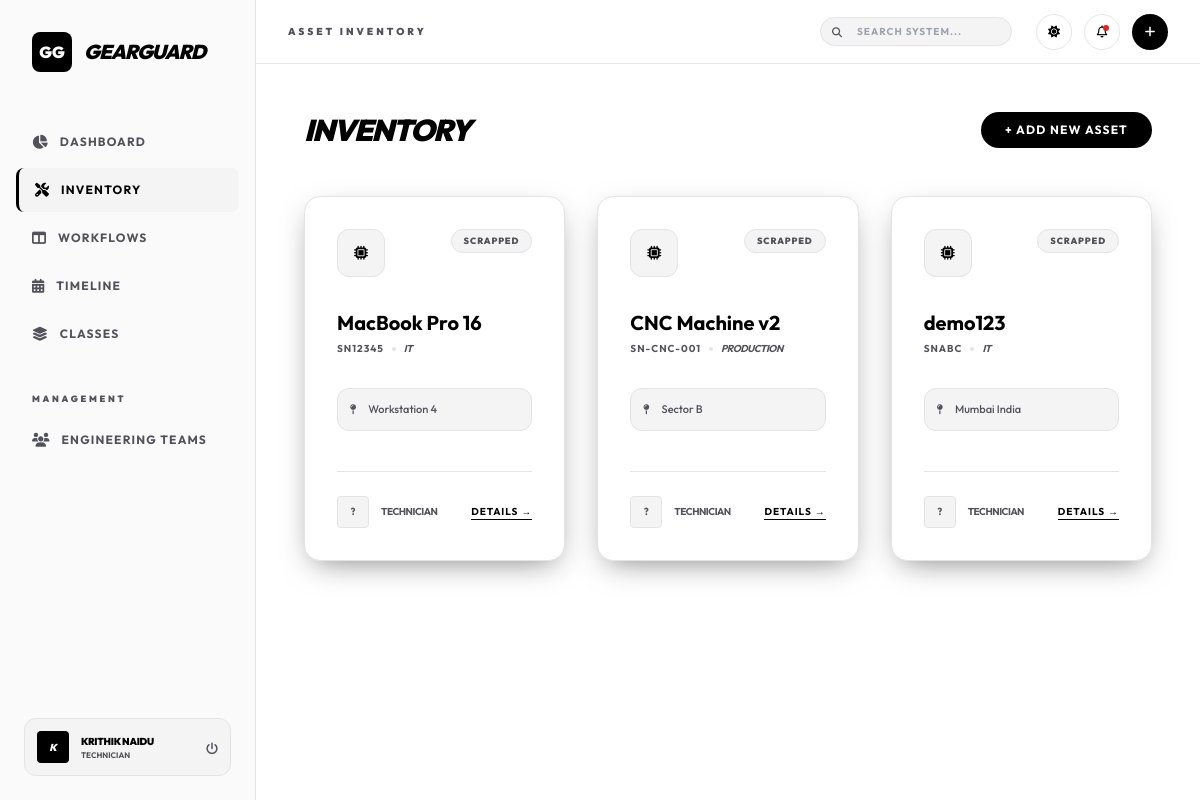
Page /equipment (signed in) on the committed database.
### app.py (models this page shows)
class User(UserMixin, db.Model):
    id = db.Column(db.Integer, primary_key=True)
    username = db.Column(db.String(100), unique=True, nullable=False)
    password = db.Column(db.String(200), nullable=False)
    name = db.Column(db.String(100), nullable=False)
    role = db.Column(db.String(50), default='Technician') # Manager, Technician, User
    avatar_url = db.Column(db.String(255))
    team_id = db.Column(db.Integer, db.ForeignKey('team.id'))

class Equipment(db.Model):
    id = db.Column(db.Integer, primary_key=True)
    name = db.Column(db.String(100), nullable=False)
    serial_number = db.Column(db.String(100), unique=True, nullable=False)
    department = db.Column(db.String(100))
    owner_name = db.Column(db.String(100)) # e.g., "Person name"
    location = db.Column(db.String(100))
    purchase_date = db.Column(db.DateTime, default=datetime.utcnow)
    warranty_info = db.Column(db.String(255))
    is_scrapped = db.Column(db.Boolean, default=False)
    team_id = db.Column(db.Integer, db.ForeignKey('team.id'))
    category_id = db.Column(db.Integer, db.ForeignKey('category.id'))
    default_technician_id = db.Column(db.Integer, db.ForeignKey('user.id'))
    requests = db.relationship('MaintenanceRequest', backref='equipment', lazy=True)

### app.py (the view)
@app.route('/equipment')
@login_required
def equipment_list():
    cat_id = request.args.get('category_id')
    search_query = request.args.get('q')
    query = Equipment.query
    if cat_id:
        query = query.filter_by(category_id=cat_id)
        current_cat = Category.query.get(cat_id)
    else:
        current_cat = None
    if search_query:
        query = query.filter(
            (Equipment.name.ilike(f'%{search_query}%')) |
            (Equipment.serial_number.ilike(f'%{search_query}%'))
        )
    equipments = query.all()
    categories = Category.query.all()
    return render_template('equipment_list.html', equipments=equipments, categories=categories, current_cat=current_cat, search_query=search_query)

### app.py (called while the page is built)
@login_manager.user_loader
def load_user(user_id):
    return User.query.get(int(user_id))

### templates/equipment_list.html (shortened to what this page needs)
{% extends 'base.html' %}
{% block title %}Asset Inventory{% endblock %}
{% block content %}
<div class="flex flex-col md:flex-row justify-between items-start md:items-center gap-4 mb-12">
    <div>
        <h3 class="text-3xl font-black tracking-tighter text-[var(--text-primary)] uppercase italic">Inventory</h3>
    </div>
    <a href="/equipment/new"
        class="bg-[var(--text-primary)] text-[var(--bg-pure)] px-6 py-2.5 rounded-full font-bold text-xs uppercase tracking-widest transition-all hover:opacity-90">
        + Add New Asset
    </a>
</div>
<div class="grid grid-cols-1 md:grid-cols-2 lg:grid-cols-3 gap-8">
    {% for eq in equipments %}
    <div class="glass-card rounded-2xl p-8 hover:bg-[var(--bg-alt)] transition-all group border-[var(--border-main)]">
        <div class="flex justify-between items-start mb-8">
            <div
                class="w-12 h-12 bg-[var(--bg-alt)] border border-[var(--border-main)] rounded-xl flex items-center justify-center group-hover:bg-[var(--text-primary)] group-hover:text-[var(--bg-pure)] transition-all">
                <i class="fas fa-microchip text-sm"></i>
            </div>
            {% if eq.is_scrapped %}
            <span
                class="text-[9px] font-black bg-[var(--bg-alt)] text-[var(--text-secondary)] px-3 py-1 rounded-full border border-[var(--border-main)] uppercase tracking-widest">Scrapped</span>
            {% else %}
            <span
                class="text-[9px] font-black bg-[var(--text-primary)] text-[var(--bg-pure)] px-3 py-1 rounded-full uppercase tracking-widest">Active</span>
            {% endif %}
        </div>
        <h4 class="text-xl font-bold mb-1 group-hover:tracking-tight transition-all text-[var(--text-primary)]">{{
            eq.name }}</h4>
        <div class="flex items-center gap-2 mb-8">
            <span class="text-[10px] font-bold text-[var(--text-secondary)] uppercase tracking-widest">{{
                eq.serial_number }}</span>
            <span class="w-1 h-1 bg-[var(--border-main)] rounded-full"></span>
            <span class="text-[10px] font-bold text-[var(--text-secondary)] uppercase tracking-tighter italic">{{
                eq.department
                }}</span>
        </div>
        <div class="flex items-center gap-3 mb-10 p-3 bg-[var(--bg-alt)] rounded-xl border border-[var(--border-main)]">
            <i class="fas fa-map-pin text-[10px] text-[var(--text-secondary)]"></i>
            <span class="text-[11px] font-medium text-[var(--text-secondary)] capitalize">{{ eq.location }}</span>
        </div>
        <div class="flex items-center justify-between pt-6 border-t border-[var(--border-main)]">
            <div class="flex items-center gap-3">
                <div class="w-8 h-8 rounded bg-[var(--bg-alt)] border border-[var(--border-main)] flex items-center justify-center text-[10px] font-bold text-[var(--text-secondary)] hover:text-[var(--text-primary)] hover:border-[var(--text-primary)] transition-all cursor-help"
                    title="{{ eq.assigned_to.name if eq.assigned_to else 'Unassigned' }}">
                    {{ eq.assigned_to.name[:1]|upper if eq.assigned_to else '?' }}
                </div>
                <span
                    class="text-[10px] font-bold text-[var(--text-secondary)] uppercase tracking-tighter">Technician</span>
            </div>
            <a href="/equipment/{{ eq.id }}"
                class="text-[10px] font-bold text-[var(--text-primary)] uppercase tracking-widest border-b border-[var(--text-primary)] border-opacity-0 hover:border-opacity-100 transition-all">
                Details →
            </a>
        </div>
    </div>
    {% endfor %}
</div>
{% endblock %}

### templates/base.html (shortened to what this page needs)
<!DOCTYPE html>
<html lang="en" class="h-full">
<head>
    <script src="https://cdn.tailwindcss.com"></script>
    <link rel="stylesheet" href="https://cdnjs.cloudflare.com/ajax/libs/font-awesome/6.4.0/css/all.min.css">
</head>
<body class="h-full">
    <div class="flex h-screen overflow-hidden">
        <aside class="w-64 flex flex-col">
            <div class="p-8">
                <div class="flex items-center gap-3">
                    <div
                        class="w-10 h-10 bg-[var(--logo-bg)] text-[var(--logo-text)] rounded-lg flex items-center justify-center font-black">
                        GG
                    </div>
                    <h1 class="text-xl font-black tracking-tighter uppercase italic">GearGuard</h1>
                </div>
            </div>
            <nav class="flex-1 px-4 space-y-1 mt-4">
                <a href="/"
                    class="sidebar-link {{ 'active' if request.endpoint == 'dashboard' }} flex items-center gap-3 px-4 py-3 rounded-lg">
                    <i class="fas fa-chart-pie text-sm"></i>
                    <span class="text-xs font-bold uppercase tracking-widest">Dashboard</span>
                </a>
                <a href="/equipment"
                    class="sidebar-link {{ 'active' if request.endpoint in ['equipment_list', 'equipment_detail', 'new_equipment'] }} flex items-center gap-3 px-4 py-3 rounded-lg">
                    <i class="fas fa-tools text-sm"></i>
                    <span class="text-xs font-bold uppercase tracking-widest">Inventory</span>
                </a>
                <a href="/kanban"
                    class="sidebar-link {{ 'active' if request.endpoint == 'kanban' }} flex items-center gap-3 px-4 py-3 rounded-lg">
                    <i class="fas fa-columns text-sm"></i>
                    <span class="text-xs font-bold uppercase tracking-widest">Workflows</span>
                </a>
                <a href="/calendar"
                    class="sidebar-link {{ 'active' if request.endpoint == 'calendar' }} flex items-center gap-3 px-4 py-3 rounded-lg">
                    <i class="fas fa-calendar-alt text-sm"></i>
                    <span class="text-xs font-bold uppercase tracking-widest">Timeline</span>
                </a>
                <a href="/categories"
                    class="sidebar-link {{ 'active' if request.endpoint == 'categories' }} flex items-center gap-3 px-4 py-3 rounded-lg">
                    <i class="fas fa-layer-group text-sm"></i>
                    <span class="text-xs font-bold uppercase tracking-widest">Classes</span>
                </a>
                <div class="pt-8 pb-2 px-4 uppercase text-[9px] font-black text-zinc-600 tracking-[0.3em]">Management
                </div>
                <a href="/teams"
                    class="sidebar-link {{ 'active' if request.endpoint in ['teams', 'manage_team'] }} flex items-center gap-3 px-4 py-3 rounded-lg">
                    <i class="fas fa-users text-sm"></i>
                    <span class="text-xs font-bold uppercase tracking-widest">Engineering Teams</span>
                </a>
            </nav>
            <div class="p-6">
                <div
                    class="flex items-center justify-between gap-3 p-3 bg-[var(--bg-alt)] rounded-xl border border-[var(--border-main)]">
                    <div class="flex items-center gap-3 overflow-hidden">
                        <div
                            class="w-8 h-8 rounded bg-[var(--logo-bg)] text-[var(--logo-text)] flex items-center justify-center text-[10px] font-black italic">
                            {{ current_user.name[:1] }}
                        </div>
                        <div class="overflow-hidden">
                            <p
                                class="text-[10px] font-black text-[var(--text-primary)] uppercase tracking-tight truncate">
                                {{ current_user.name }}</p>
                            <p class="text-[8px] font-bold text-[var(--text-secondary)] uppercase truncate">{{
                                current_user.role }}</p>
                        </div>
                    </div>
                    <a href="/logout"
                        class="text-[var(--text-secondary)] hover:text-[var(--text-primary)] transition-colors">
                        <i class="fas fa-power-off text-xs"></i>
                    </a>
                </div>
            </div>
        </aside>
        <main class="flex-1 flex flex-col overflow-hidden">
            <header class="h-16 flex items-center justify-between px-8 sticky top-0 z-10">
                <h2 class="text-[10px] font-black uppercase tracking-[0.3em] text-[var(--text-secondary)]">{% block
                    title %}{% endblock %}</h2>
                <div class="flex items-center gap-6">
                    <form action="/equipment" method="GET" class="relative">
                        <i
                            class="fas fa-search absolute left-3 top-1/2 -translate-y-1/2 text-[var(--text-secondary)] text-[10px]"></i>
                        <input type="text" name="q" placeholder="SEARCH SYSTEM..."
                            value="{{ search_query if search_query else '' }}"
                            class="rounded-full pl-9 pr-4 py-1.5 text-[10px] font-bold uppercase tracking-widest transition-all w-48 focus:w-64">
                    </form>
                    <div class="flex items-center gap-3">
                        <button id="theme-toggle"
                            class="w-9 h-9 rounded-full flex items-center justify-center border border-[var(--border-main)] hover:bg-[var(--bg-alt)] transition-all">
                            <i class="fas fa-sun text-xs light-icon hidden"></i>
                        </button>
                        <div class="relative">
                            <button id="notif-btn"
                                class="w-9 h-9 rounded-full flex items-center justify-center border border-[var(--border-main)] hover:bg-[var(--bg-alt)] transition-all relative">
                                <i class="far fa-bell text-xs"></i>
                                <span id="notif-badge"
                                    class="hidden absolute top-2.5 right-2.5 w-1.5 h-1.5 bg-red-600 rounded-full"></span>
                            </button>
                        </div>
                        <a href="/equipment/new"
                            class="w-9 h-9 rounded-full flex items-center justify-center bg-[var(--logo-bg)] text-[var(--logo-text)] hover:opacity-80 transition-all">
                            <i class="fas fa-plus text-xs"></i>
                        </a>
                    </div>
                </div>
            </header>
            <div class="flex-1 overflow-y-auto p-12">
                {% block content %}{% endblock %}
            </div>
        </main>
    </div>
</body>
</html>

### templates/base.html (style rules this page uses)
:root { --bg-pure: #000000; --bg-sidebar: #050505; --bg-card: #0a0a0a; --bg-header: rgba(0, 0, 0, 0.8); --border-main: #333333; --text-primary: #ffffff; --text-secondary: #a1a1aa; --bg-alt: #171717; --logo-bg: #ffffff; --logo-text: #000000; }
:root.light-mode { --bg-pure: #ffffff; --bg-sidebar: #fafafa; --bg-card: #ffffff; --bg-header: rgba(255, 255, 255, 0.9); --border-main: #e4e4e7; --text-primary: #000000; --text-secondary: #52525b; --bg-alt: #f4f4f5; --logo-bg: #000000; --logo-text: #ffffff; }
body { font-family: 'Outfit', sans-serif; background-color: var(--bg-pure); color: var(--text-primary); transition: background-color 0.3s cubic-bezier(0.4, 0, 0.2, 1), color 0.3s ease; }
.glass-card { background: var(--bg-card); border: 1px solid var(--border-main); color: var(--text-primary); box-shadow: 0 10px 30px -10px rgba(0, 0, 0, 0.5); }
.sidebar-link.active { background: var(--bg-alt); border-left: 3px solid var(--text-primary); color: var(--text-primary) !important; }
.sidebar-link { transition: all 0.2s ease; color: var(--text-secondary); }
header { background-color: var(--bg-header); border-bottom: 1px solid var(--border-main); backdrop-filter: blur(20px); }
aside { background-color: var(--bg-sidebar); border-right: 1px solid var(--border-main); }
input, select, textarea { background-color: var(--bg-alt) !important; border: 1px solid var(--border-main) !important; color: var(--text-primary) !important; }

### rows in the picture
User: name "K", name "KRITHIK NAIDU", role "TECHNICIAN"
Equipment: is_scrapped "SCRAPPED", name "MacBook Pro 16", serial_number "SN12345", department "IT", location "Workstation 4", assigned_to "?"
Equipment: is_scrapped "SCRAPPED", name "CNC Machine v2", serial_number "SN-CNC-001", department "PRODUCTION", location "Sector B", assigned_to "?"
Equipment: is_scrapped "SCRAPPED", name "demo123", serial_number "SNABC", department "IT", location "Mumbai India", assigned_to "?"
